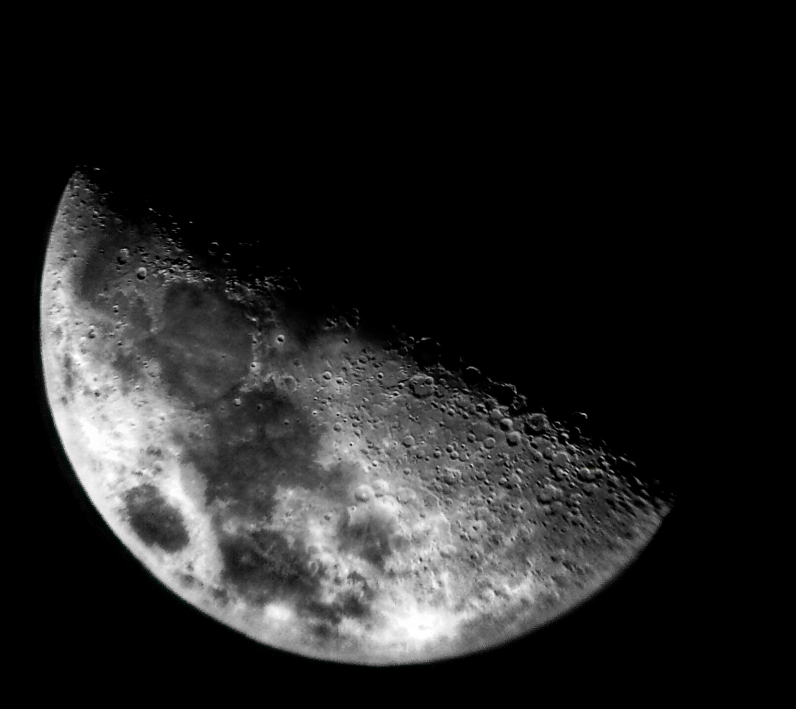
#> input picture full_res/1000163689.jpg, 1592 x 1418 px (shown at 1/2 size); its folder holds only this picture in this run
$ python thumbnailgen.py
#> lines starting #> are read from the running program, lines starting #| are printed output that depends on the picture
from pathlib import Path
from PIL import Image

base_dir = Path('full_res')
thumb_suffix = '_thumb'
thumb_size = (512, 512)

def make_thumbnail(img_path: Path):
    if thumb_suffix in img_path.stem:
        return

    thumb_path = img_path.with_name(f"{img_path.stem}{thumb_suffix}{img_path.suffix}")
    if thumb_path.exists():
        return

    try:
        with Image.open(img_path) as img:
#> img is the input picture: PIL image 1592x1418 RGB; mean R, G, B 33.8, 33.8, 33.8
            img.convert('RGB')
            img.thumbnail(thumb_size)
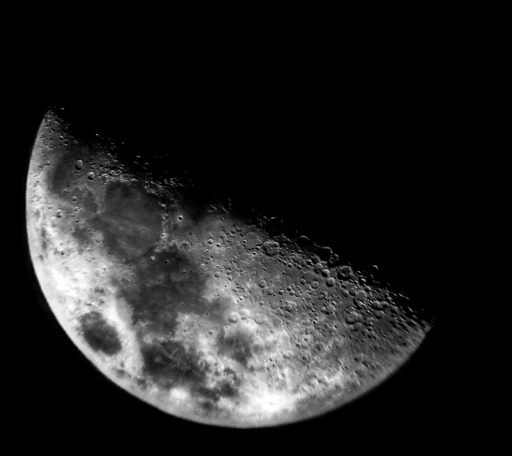
#> img: PIL image 512x456 RGB; mean R, G, B 33.8, 33.8, 33.8
            img.save(thumb_path, quality=75)
            print(f"✓ {thumb_path.relative_to(base_dir)}")
    except Exception as e:
        print(f"✗ Failed {img_path}: {e}")

for img_file in base_dir.rglob("*"):
    if img_file.is_file() and img_file.suffix.lower() in [".jpg", ".jpeg", ".png", ".bmp"]:
        make_thumbnail(img_file)
